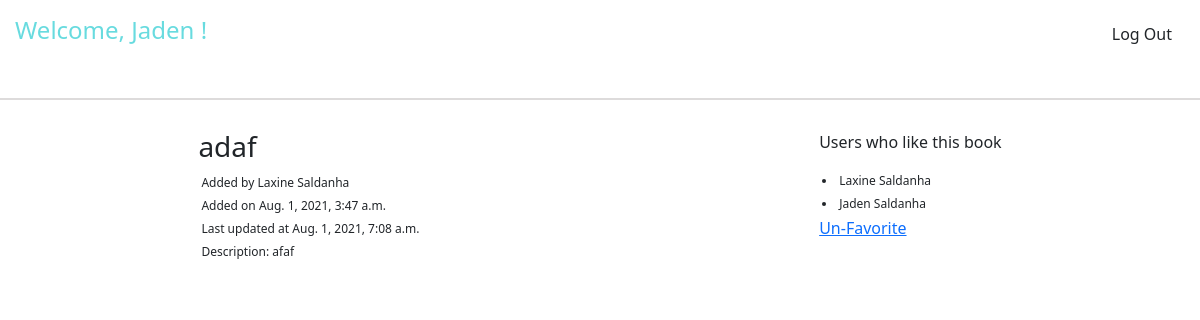
The app's page /books/4 (signed in) with its own data.
### login/models.py (models this page shows)
class User(models.Model):
    first_name=models.CharField(max_length=255)
    last_name=models.CharField(max_length=255)
    EmailField=models.CharField(max_length=255)
    password=models.CharField(max_length=255)
    created_at=models.DateTimeField(auto_now_add=True)
    updated_at=models.DateTimeField(auto_now=True)
    objects=UserManager()

### fav_books_app/models.py (models this page shows)
class Book(models.Model):
    title=models.CharField(max_length=255)
    description=models.TextField()
    created_at=models.DateTimeField(auto_now_add=True)
    updated_at=models.DateTimeField(auto_now=True)
    uploaded_by=models.ForeignKey(User,related_name="uploaded_books",on_delete=models.CASCADE)
    add_to_fav_by=models.ManyToManyField(User,related_name="fav_books")
    objects=BookManager()

### fav_books_app/views.py (the view)
# urls.py: path('books/<int:id>',views.view_books),
def view_books(request,id):
    if 'user_id' not in request.session:
        return redirect('/')
    else:
        context={"User_name":User.objects.get(id=request.session.get('user_id')).first_name,
        "view_book":Book.objects.get(id=id),
        "logged_user":User.objects.get(id=request.session.get('user_id'))}
        return render (request,'book_details.html',context)

### fav_books_app/templates/book_details.html (shortened to what this page needs)
<!DOCTYPE html>
<html lang="en">
<head>
    <link href="https://cdn.jsdelivr.net/npm/bootstrap@5.0.2/dist/css/bootstrap.min.css" rel="stylesheet">
    {% load static %}
    <link rel="stylesheet" href="{% static 'css/style_book.css' %}">
</head>
<body>
    <div id="header">
        <h4>Welcome, {{User_name}} !</h4>
        <a href="/logout" type="submit" class="btn">Log Out</a>
    </div>
    <hr>
    <form action="/update_delete/{{view_book.id}}" method="post">
        <div id="container">
            <div>{% if request.session.user_id == view_book.uploaded_by.id %}
                <label>Title:</label><input type="text" class="form-control" name="title" placeholder="Title" value="{{view_book.title}}" required="required"> {% else %}
                <h3>{{view_book.title}}</h3>
                {% endif %}
                <p class="SubContent">Added by {{view_book.uploaded_by.first_name}} {{view_book.uploaded_by.last_name}}</p>
                <p class="SubContent">Added on {{view_book.created_at}}</p>
                <p class="SubContent">Last updated at {{view_book.updated_at}}</p>
                {% if request.session.user_id == view_book.uploaded_by.id %}
                <label class="SubContent">Description:</label><input type="text" class="form-control SubContent" name="description" value="{{view_book.description}}" placeholder="Description" required="required">
                <button type="submit" name="update_book" class="btn btn-primary btn-sm">Update</button>
                <button type="submit" name="delete_book" class="btn btn-primary btn-sm">Delete</button> {% else %}
                <p class="SubContent">Description: {{view_book.description}}</p>
                {% endif %}
            </div>
            <div>
                <p>Users who like this book</p>
                {% for user in view_book.add_to_fav_by.all %}
                <li class="SubContent">{{user.first_name}} {{user.last_name}}</li>
                {% endfor %} {% if request.session.user_id != view_book.uploaded_by.id %} {% if logged_user not in view_book.add_to_fav_by.all%}
                <p><a href="/add_to_fav/{{view_book.id}}/1" type="submit">Add to Favorite</a>
                    <input type="hidden" name="fav_add"> </p>
                {% else %}
                <p><a href="/remove_from_fav/{{view_book.id}}" type="submit">Un-Favorite</a> </p>
                {% endif %} {% endif %}</form>
</body>
</html>

### fav_books_app/static/css/style_book.css (style rules this page uses)
#header { padding: 15px; display: flex; justify-content: space-between; align-items: center; color: rgb(104, 219, 223); font-size: 18px; }
hr { height: 5px; border: 1px solid #7a7272; margin: 30px 0px 30px 0px; }
.SubContent { padding: 2px; margin: 1px; font-size: 12px; }
#container { display: flex; justify-content: space-around; }

### records on screen
User: first_name "Jaden", last_name "Saldanha"
Book: title "adaf", uploaded_by.first_name "Laxine", uploaded_by.last_name "Saldanha", created_at "Aug. 1, 2021, 3:47 a.m.", updated_at "Aug. 1, 2021, 7:08 a.m.", description "afaf"
User: first_name "Laxine", last_name "Saldanha"
